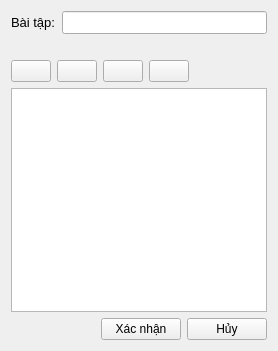
<?xml version="1.0" encoding="UTF-8"?>
<ui version="4.0">
 <class>ExamWidget</class>
 <widget class="QWidget" name="ExamWidget">
  <property name="geometry">
   <rect>
    <x>0</x>
    <y>0</y>
    <width>278</width>
    <height>351</height>
   </rect>
  </property>
  <property name="windowTitle">
   <string>StudentWidget</string>
  </property>
  <layout class="QGridLayout" name="gridLayout_2">
   <item row="0" column="0">
    <layout class="QGridLayout" name="gridLayout">
     <item row="0" column="0">
      <widget class="QLabel" name="examLbl">
       <property name="font">
        <font>
         <pointsize>10</pointsize>
        </font>
       </property>
       <property name="text">
        <string>Bài tập:</string>
       </property>
      </widget>
     </item>
     <item row="0" column="1">
      <widget class="QLineEdit" name="examLedr">
       <property name="font">
        <font>
         <pointsize>10</pointsize>
        </font>
       </property>
      </widget>
     </item>
     <item row="1" column="1">
      <layout class="QHBoxLayout" name="horizontalLayout_3">
       <item>
        <widget class="QLabel" name="actionNameLbl">
         <property name="font">
          <font>
           <weight>75</weight>
           <bold>true</bold>
          </font>
         </property>
         <property name="text">
          <string/>
         </property>
        </widget>
       </item>
       <item>
        <widget class="QLabel" name="messageLbl">
         <property name="sizePolicy">
          <sizepolicy hsizetype="Expanding" vsizetype="Preferred">
           <horstretch>0</horstretch>
           <verstretch>0</verstretch>
          </sizepolicy>
         </property>
         <property name="text">
          <string/>
         </property>
        </widget>
       </item>
      </layout>
     </item>
    </layout>
   </item>
   <item row="1" column="0">
    <layout class="QHBoxLayout" name="horizontalLayout">
     <item>
      <widget class="QPushButton" name="importBtn">
       <property name="text">
        <string/>
       </property>
       <property name="icon">
        <iconset resource="TeachingAssistant.qrc">
         <normaloff>:/Resources/import.svg</normaloff>:/Resources/import.svg</iconset>
       </property>
      </widget>
     </item>
     <item>
      <widget class="QPushButton" name="addBtn">
       <property name="text">
        <string/>
       </property>
       <property name="icon">
        <iconset resource="TeachingAssistant.qrc">
         <normaloff>:/Resources/add.svg</normaloff>:/Resources/add.svg</iconset>
       </property>
      </widget>
     </item>
     <item>
      <widget class="QPushButton" name="editBtn">
       <property name="text">
        <string/>
       </property>
       <property name="icon">
        <iconset resource="TeachingAssistant.qrc">
         <normaloff>:/Resources/edit.svg</normaloff>:/Resources/edit.svg</iconset>
       </property>
      </widget>
     </item>
     <item>
      <widget class="QPushButton" name="removeBtn">
       <property name="text">
        <string/>
       </property>
       <property name="icon">
        <iconset resource="TeachingAssistant.qrc">
         <normaloff>:/Resources/remove.svg</normaloff>:/Resources/remove.svg</iconset>
       </property>
      </widget>
     </item>
     <item>
      <spacer name="horizontalSpacer_2">
       <property name="orientation">
        <enum>Qt::Horizontal</enum>
       </property>
       <property name="sizeHint" stdset="0">
        <size>
         <width>40</width>
         <height>20</height>
        </size>
       </property>
      </spacer>
     </item>
    </layout>
   </item>
   <item row="2" column="0">
    <widget class="QTableWidget" name="tableWidget">
     <property name="editTriggers">
      <set>QAbstractItemView::NoEditTriggers</set>
     </property>
     <property name="selectionMode">
      <enum>QAbstractItemView::SingleSelection</enum>
     </property>
     <property name="selectionBehavior">
      <enum>QAbstractItemView::SelectRows</enum>
     </property>
    </widget>
   </item>
   <item row="3" column="0">
    <layout class="QHBoxLayout" name="horizontalLayout_4">
     <item>
      <spacer name="horizontalSpacer">
       <property name="orientation">
        <enum>Qt::Horizontal</enum>
       </property>
       <property name="sizeHint" stdset="0">
        <size>
         <width>40</width>
         <height>20</height>
        </size>
       </property>
      </spacer>
     </item>
     <item>
      <widget class="QPushButton" name="applyBtn">
       <property name="text">
        <string>Xác nhận</string>
       </property>
       <property name="icon">
        <iconset resource="TeachingAssistant.qrc">
         <normaloff>:/Resources/apply.svg</normaloff>:/Resources/apply.svg</iconset>
       </property>
      </widget>
     </item>
     <item>
      <widget class="QPushButton" name="cancelBtn">
       <property name="text">
        <string>Hủy</string>
       </property>
       <property name="icon">
        <iconset resource="TeachingAssistant.qrc">
         <normaloff>:/Resources/cancel.svg</normaloff>:/Resources/cancel.svg</iconset>
       </property>
      </widget>
     </item>
    </layout>
   </item>
  </layout>
 </widget>
 <layoutdefault spacing="6" margin="11"/>
 <resources>
  <include location="TeachingAssistant.qrc"/>
 </resources>
 <connections/>
</ui>
